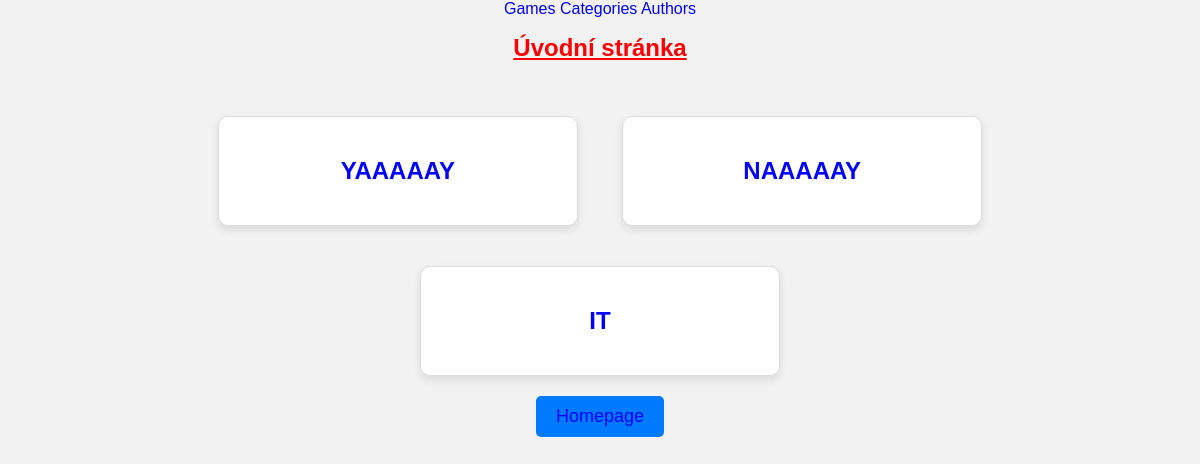
/, run on an earlier commit of the app's database.
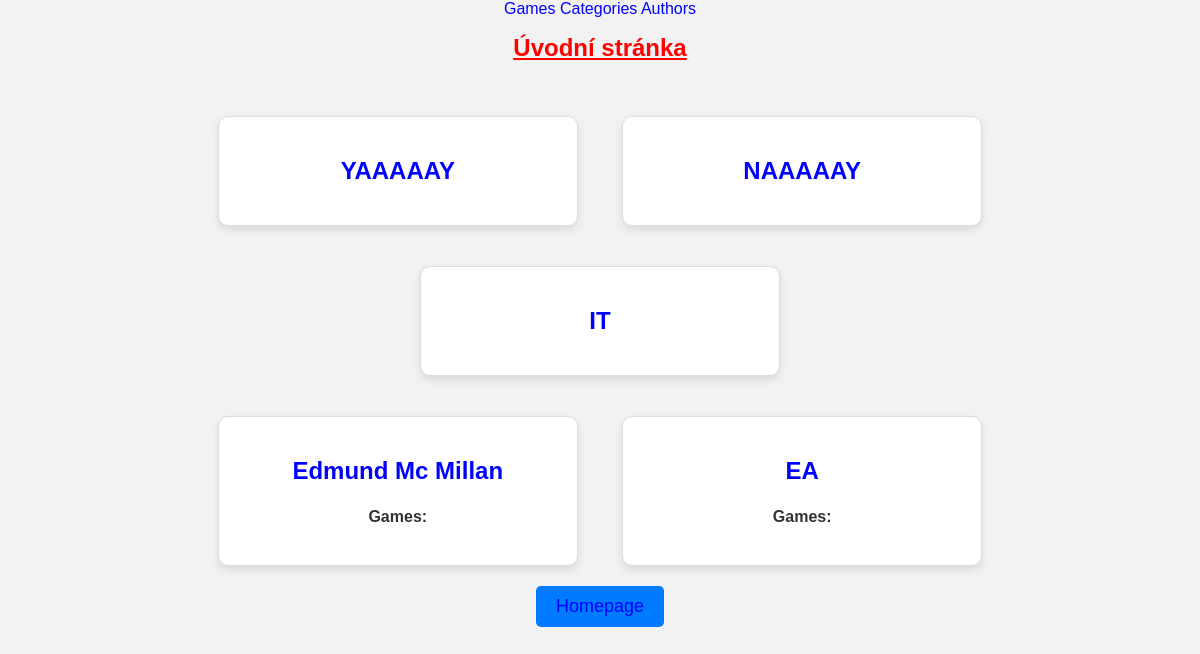
And on a later commit of the database.
### content/models.py (models this page shows, shortened)
class Category(models.Model):
    name = models.CharField(max_length=200)
    class Meta:
        verbose_name_plural = "Categories"

class Author(models.Model):
    name = models.CharField(max_length=200)

### content/views.py (the view)
# urls.py: path('', homepage, name='homepage'),
def homepage(request):
    games = Game.objects.all()
    categories = Category.objects.all()
    authors = Author.objects.all()
    return render(request, 'content/homepage.html', {'games': games, 'categories': categories, 'authors': authors})

### content/templates/content/homepage.html (shortened to what this page needs)
{% extends 'content/base.html' %}
{% block title %}
    Úvodní stránka
{% endblock %}
{% block main %}
        <br>
            {% for category in categories|slice:":3" %}
                <element class="window">
                    <h2><a href="{% url 'content:category' category.id %}">{{ category.name }}</a></h2>
                </element>
            {% endfor %}
            <br>
            {% for author in authors|slice:":3" %}
                <element class="window">
                    <h2><a href="{% url 'content:author' author.id %}">{{ author.name }}</a></h2>
                    <strong>
                        <p>Games: {{ author.description }}</p>
                    </strong>
                </element>
            {% endfor %}
{% endblock %}

What changed in the data, as far as the page shows it:
added Author: name "Edmund Mc Millan"
added Author: name "EA"
